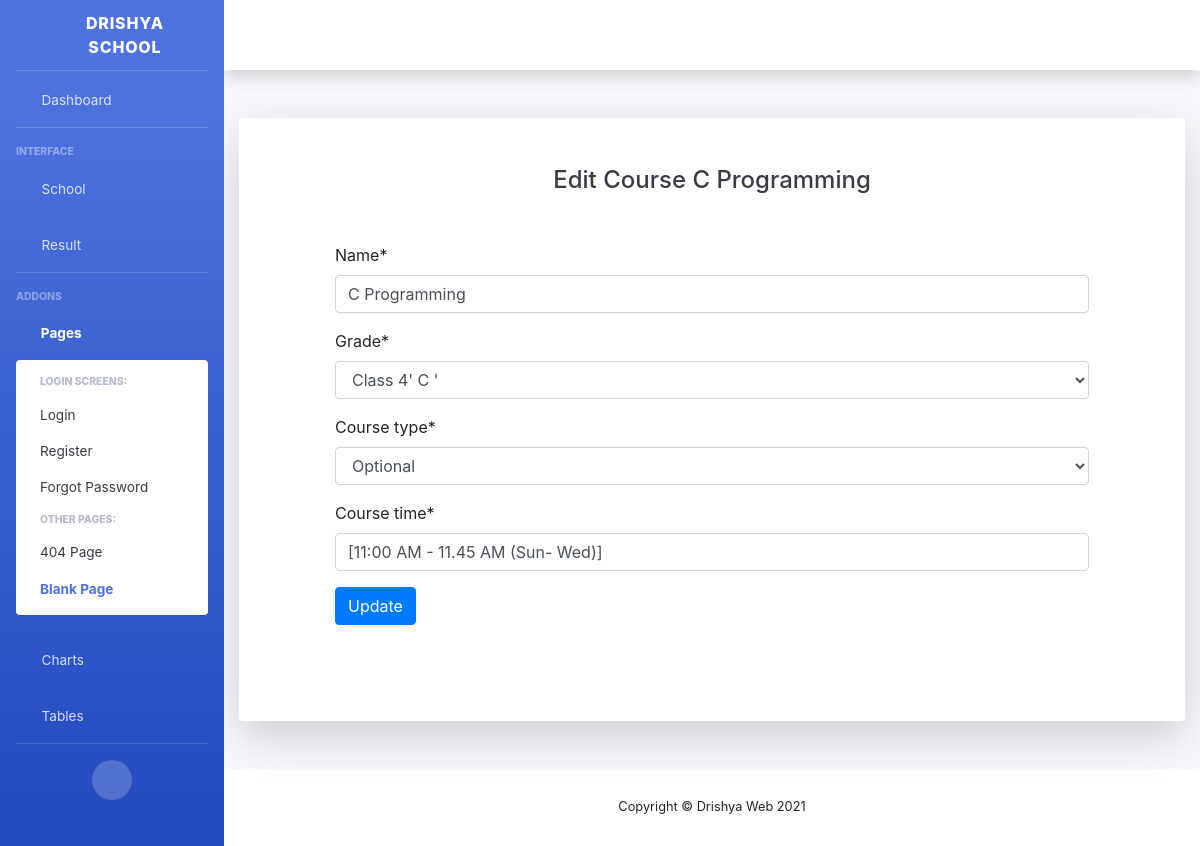
/update-course/4, run on the app's committed database.
### school/models.py (models this page shows, shortened)
class Course(models.Model):
    types = [
        ('Compulsary' , 'Compulsary'),
        ('Optional', 'Optional'),
        ('Vocational', 'Vocational'),
        ('Extra Curricular', 'Extra Curricular'),
        ('Others', 'Others')
    ]
    name = models.CharField(max_length=200)
    grade = models.ForeignKey(Class, on_delete=models.CASCADE)
    course_type = models.CharField(max_length=20, choices=types)
    course_time = models.CharField(max_length=254)

class Class(models.Model):
    name = models.CharField(max_length=254)
    class_teacher = models.ForeignKey(Teacher , on_delete=models.CASCADE)
    section = models.ForeignKey(Section , on_delete=models.CASCADE)
    is_active = models.BooleanField()
    def __str__(self):
        return str(self.name +"' " + self.section.name + " '")

class Section(models.Model):
    name = models.CharField(max_length=100)
    room_no = models.CharField(max_length=100)

### school/views.py (the view, shortened to what this page needs)
# urls.py: path('update-course/<int:pk>', views.UpdateCourse.as_view(), name="update-course"),
class UpdateCourse( UpdateView):
    model = Course
    fields = ('__all__')

### school/templates/school/course_form.html (shortened to what this page needs)
{% include "dashboard/header.html" %}
{% load crispy_forms_tags %}
<div class="container">
    <div class="card o-hidden border-0 shadow-lg my-5">
        <div class="card-body p-0">
            <div class="row d-flex justify-content-center">
                <div class="col-md-12">
                    <div class="p-5">
                        <div class="text-center">
                            <h1 class="h4 text-gray-900 mb-4">Edit Course {{course.name}}</h1>
                        </div>
                        <form class="  m-5" method="POST" action='' enctype="multipart/form-data">
                            {{form | crispy}}
                            <button type="submit" class="btn btn-primary">Update</button>
                    </form>
                    </div>
                </div>
            </div>
        </div>
    </div>
</div>
{% include "dashboard/footer.html" %}

### data on the page
Course: name "C Programming", grade "Class 4' C '", course_type "Optional", course_time "[11:00 AM - 11.45 AM (Sun- Wed)]"
